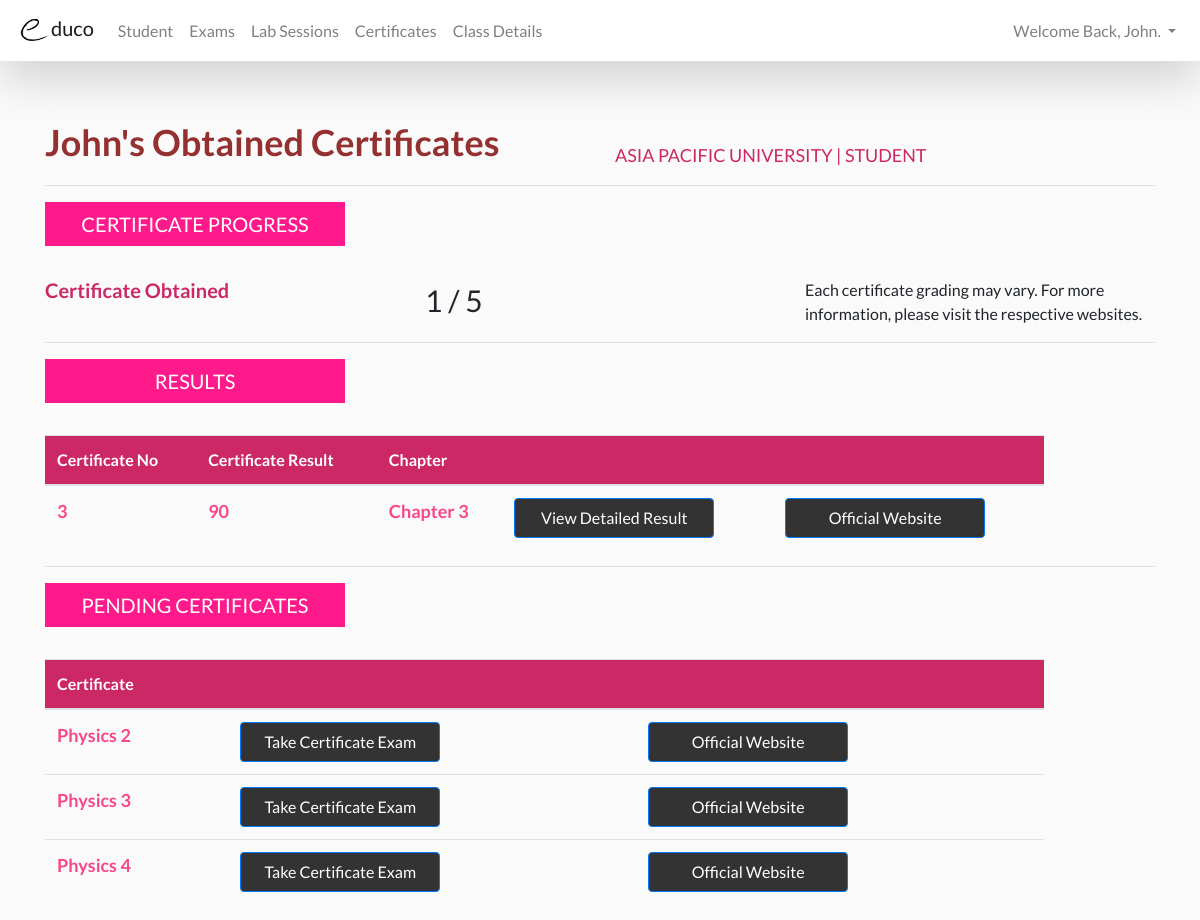
Page /website/student/studentcertificate.php (signed in) on the committed database.
### tables this page shows
CREATE TABLE IF NOT EXISTS `result` (
  `E_No` int(11) NOT NULL AUTO_INCREMENT,
  `U_ID` int(11) DEFAULT NULL,
  `Score` int(11) DEFAULT NULL,
  `E_Result` int(11) DEFAULT NULL,
  `Chapter` varchar(50) DEFAULT NULL,
  `StartTime` timestamp NULL DEFAULT NULL,
  `EndTime` timestamp NULL DEFAULT NULL,
  `Difficulty` varchar(50) DEFAULT NULL,
  PRIMARY KEY (`E_No`)
);

### website/student/studentcertificate.php (the view, shortened to what this page needs)
<!DOCTYPE html>
<html>
<head>
<?php include($_SERVER["DOCUMENT_ROOT"].'/template/header.php'); ?>
</head>
<body>
		<?php include($_SERVER["DOCUMENT_ROOT"].'/template/studentnavbar.php'); ?>
		<div class="container">
		<div class="row">
				<div class="col-sm" style="font-size: 36px; color: #953031; font-weight: bold;"><br/>
				<?php echo $_SESSION['user']; ?>'s Obtained Certificates
				</div>
				<div class="col-sm" style="color: #CC2865; font-size: 18px;"><br/><br/>
				<br/>ASIA PACIFIC UNIVERSITY | STUDENT
				</div>
		</div>
		<hr>
			<div class="row">
				<div class="col-sm" >
				<h5 style=" box-sizing: border-box; background-color: #ff1a8c; color: white; width: 300px; padding: 10px"><center>CERTIFICATE PROGRESS</center></h5>
				</div>
				<div class="col-sm">
				</div>
				<div class="col-sm">
				</div>
			</div><br/>
			<div class="row">
				<div class="col-sm">
				<h5 style="color: #CC2865; font-weight: bold;">Certificate Obtained</h5>
				</div>
				<div class="col-sm" style="font-size: 30px;">
				<?php
					$conn = mysqli_connect('localhost','root','','educo');
					$username = $_SESSION['user'];
					$sql = "SELECT COUNT(E_Result) AS E_Result FROM result
							WHERE U_ID = (SELECT U_ID FROM users WHERE Name = '$username')
							AND Difficulty = 'Certificate'";
					$result = mysqli_query($conn, $sql);
					while($row = mysqli_fetch_array($result))
					{
					  echo "<tr>";
					  echo "<td>" . $row['E_Result'] . "</td>";
					  echo "</tr>";
					  }
					?>
					/
					<?php
					$conn = mysqli_connect('localhost','root','','educo');
					$sql = "SELECT COUNT(Cert_No) AS Cert_No FROM certificate";
					$result = mysqli_query($conn, $sql);
					while($row = mysqli_fetch_array($result))
					{
					  echo "<tr>";
					  echo "<td>" . $row['Cert_No'] . "</td>";
					  echo "</tr>";
					  }
					?>
				</div>
				<div class="col-sm">
				Each certificate grading may vary. For more information, please visit the respective websites.
				</div>
			</div>
		<hr>
		<div class="row">
			<div class="col-sm">
			<h5 style=" box-sizing: border-box; background-color: #ff1a8c; color: white; width: 300px; padding: 10px"><center>RESULTS</center></h5>
			</div>
		</div>
		<br/>
		<table class="table table-hover" style="width: 90%;">
		  <thead>
		    <tr style="background-color: #CC2865; color: white;">
		      <th>Certificate No</th>
		      <th>Certificate Result</th>
		      <th>Chapter</th>
		      <th></th>
		      <th></th>
		    </tr>
		  </thead>
	  	<tbody style="color: #F7478A; font-size: 18px; font-weight: bold;">
		<?php
		$conn = mysqli_connect('localhost','root','','educo');
		$username = $_SESSION['user'];
		$sql = "SELECT E_No,E_Result,Chapter FROM result
				WHERE U_ID = (SELECT U_ID FROM users WHERE Name = '$username')
				AND Difficulty = 'Certificate' ";
		$result = mysqli_query($conn, $sql);
		while($row = mysqli_fetch_array($result))
		{
		  echo "<tr>";
		  echo "<td>" . $row['E_No'] . "</td>";
		  echo "<td>" . $row['E_Result'] . "</td>";
		  echo "<td>" . $row['Chapter'] . "</td>";
		  echo "<td>";
		  echo "<button class= 'btn btn-primary' style='width: 200px; height: 40px; color: white;
		        background-color:#333333;' onclick=\"window.location.href='detailed_result.php?id=".$row['E_No']."'\">View Detailed Result</button></td>";
		  echo "<td>";
					echo "<button class= 'btn btn-primary' style='width: 200px; height: 40px; color: white;
	        			 background-color:#333333;' onclick=\"window.location.href='#'\">Official Website</button></td>";
		  echo "</tr>";
		  }
		  echo "</table>";
		?>
<hr>
	<div class="row">
		<div class="col-sm">
		<h5 style=" box-sizing: border-box; background-color: #ff1a8c; color: white; width: 300px; padding: 10px"><center>PENDING CERTIFICATES</center></h5>
		</div>
			</div>
			<br/>
	<table class="table table-hover" style="width: 90%;">
	  <thead>
	    <tr style="background-color: #CC2865; color: white;">
	      <th>Certificate</th>
	      <th></th>
	      <th></th>
	    </tr>
	  </thead>
	  <tbody style="color: #F7478A; font-size: 18px; font-weight: bold;">
	<?php
	$conn = mysqli_connect('localhost','root','','educo');
	$username = $_SESSION['user'];
	$certificate = "Physics 2";
	$sql = "SELECT Chapter FROM result
			WHERE Chapter = 'Physics 2' AND (SELECT U_ID FROM users WHERE Name = '$username')
			AND Difficulty = 'Certificate'";
	$result = mysqli_query($conn, $sql);
	if(mysqli_num_rows($result)<=0)
				{
					echo "<tr>";
					echo "<td>".$certificate."</td>";
					echo "<td>";
					echo "<button class= 'btn btn-primary' style='width: 200px; height: 40px; color: white;
	        			 background-color:#333333;' onclick=\"window.location.href='/Website/questions/exam_function.php?difficulty=Certificate&chapter=".$certificate."'\">Take Certificate Exam</button></td>";
	        		echo "<td>";
					echo "<button class= 'btn btn-primary' style='width: 200px; height: 40px; color: white;
	        			 background-color:#333333;' onclick=\"window.location.href='#'\">Official Website</button></td>";
					echo "</tr>";
				}
	?>
	<?php
	$conn = mysqli_connect('localhost','root','','educo');
	$username = $_SESSION['user'];
	$certificate = "Physics 3";
	$sql = "SELECT Chapter FROM result
			WHERE Chapter = 'Physics 3' AND (SELECT U_ID FROM users WHERE Name = '$username')
			AND Difficulty = 'Certificate'";
	$result = mysqli_query($conn, $sql);
	if(mysqli_num_rows($result)<=0)
				{
					echo "<tr>";
					echo "<td>".$certificate."</td>";
					echo "<td>";
					echo "<button class= 'btn btn-primary' style='width: 200px; height: 40px; color: white;
	        			 background-color:#333333;' onclick=\"window.location.href='/Website/questions/exam_function.php?difficulty=Certificate&chapter=".$certificate."'\">Take Certificate Exam</button></td>";
	        		echo "<td>";
					echo "<button class= 'btn btn-primary' style='width: 200px; height: 40px; color: white;
	        			 background-color:#333333;' onclick=\"window.location.href='#'\">Official Website</button></td>";
					echo "</tr>";
				}
	?>
	<?php
	$conn = mysqli_connect('localhost','root','','educo');
	$username = $_SESSION['user'];
	$certificate = "Physics 4";
	$sql = "SELECT Chapter FROM result
			WHERE Chapter = 'Physics 4' AND (SELECT U_ID FROM users WHERE Name = '$username')
			AND Difficulty = 'Certificate'";
	$result = mysqli_query($conn, $sql);
	if(mysqli_num_rows($result)<=0)
				{
					echo "<tr>";
					echo "<td>".$certificate."</td>";
					echo "<td>";
					echo "<button class= 'btn btn-primary' style='width: 200px; height: 40px; color: white;
	        			 background-color:#333333;' onclick=\"window.location.href='/Website/questions/exam_function.php?difficulty=Certificate&chapter=".$certificate."'\">Take Certificate Exam</button></td>";
	        		echo "<td>";
					echo "<button class= 'btn btn-primary' style='width: 200px; height: 40px; color: white;
	        			 background-color:#333333;' onclick=\"window.location.href='#'\">Official Website</button></td>";
					echo "</tr>";
				}
	?>
</div>
</body>
</html>

### template/header.php (style rules this page uses)
body { font-family: 'Lato' !important; background-color: #FAFAFA !important; }

### website/student/studentcertificate.php (style rules this page uses)
body { background-image: url("/Pictures/11.png"); background-repeat: no-repeat; background-size: 100%; }

### rows in the picture
result: E_No "3", E_Result "90", Chapter "Chapter 3"

### other values in the picture
$_SESSION['user'] "John"
$row['E_Result'] "1"
$row['Cert_No'] "5"
$certificate "Physics 2"
$certificate "Physics 3"
$certificate "Physics 4"
